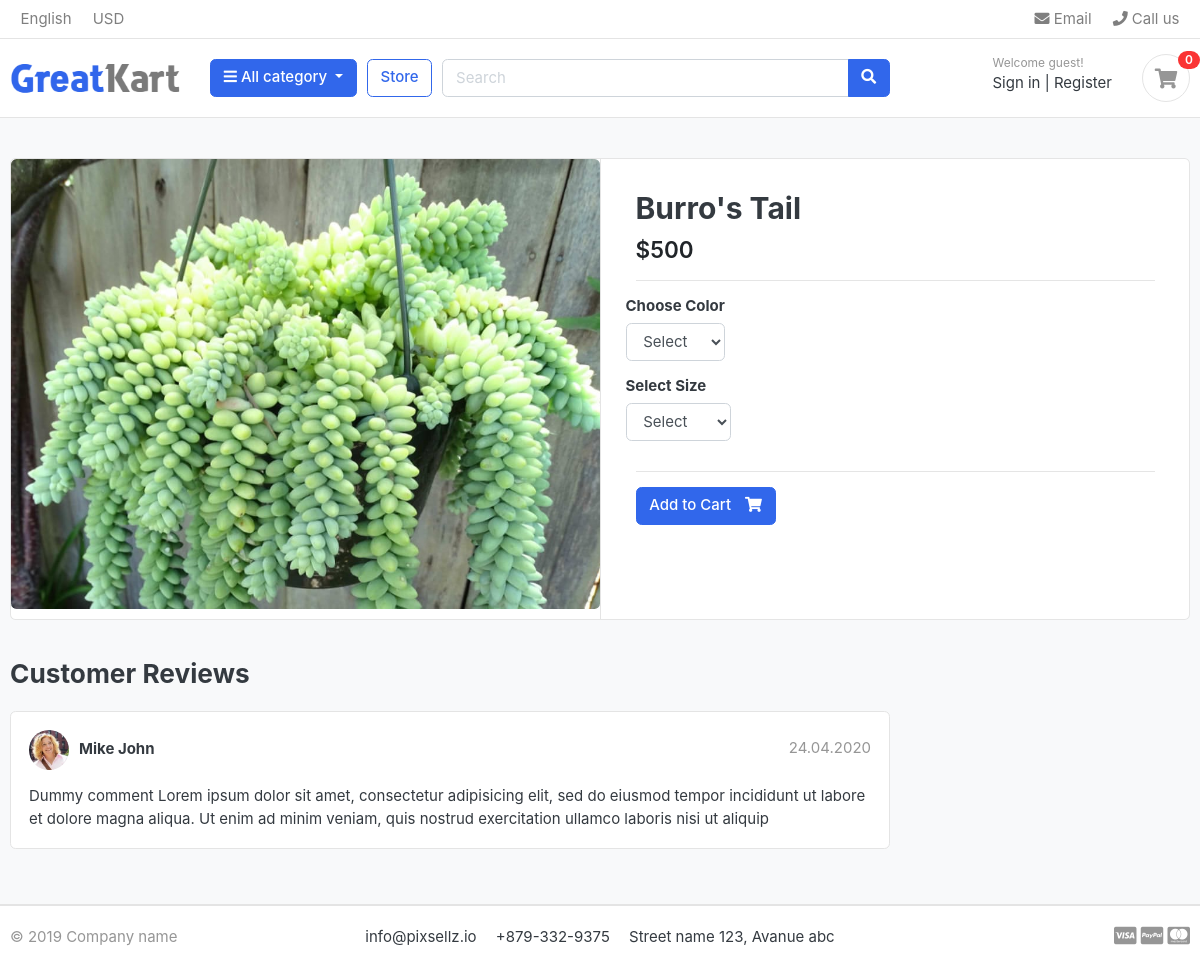
/store/succulents/burros-tail/, run on the app's committed database.
### store/models.py (models this page shows, shortened)
class Product(models.Model):
    product_name    =   models.CharField(max_length=200, unique=True)
    slug            =   models.SlugField(max_length=200, unique=True)
    description     =   models.TextField(max_length=500, blank=True)
    price           =   models.IntegerField()
    images          =   models.ImageField(upload_to='photos/products')
    stock           =   models.IntegerField()
    is_available    =   models.BooleanField(default=True)
    category        =   models.ForeignKey(Category,on_delete=models.CASCADE)
    created_date    =   models.DateTimeField(auto_now_add=True)
    modified_date   =   models.DateTimeField(auto_now=True)

### store/views.py (the view)
# urls.py: path('<slug:category_slug>/<slug:product_slug>/', views.product_detail, name='product_detail'),
def product_detail(request, category_slug, product_slug=None):
    try:
        single_product = Product.objects.get(category__slug=category_slug, slug=product_slug)
        in_cart        = CartItem.objects.filter(cart__cart_id=_cart_id(request), product=single_product ).exists()
    except Exception as e:
        raise e
    context = {
        'single_product': single_product,
        'in_cart': in_cart,
    }
    return render(request, 'store/product_detail.html',context)

### carts/context_processors.py (called while the page is built)
def counter(request):
    cart_count  =   0
    if 'admin' in request.path:
        return {}
    else:
        try:
            cart = Cart.objects.filter(cart_id=_cart_id(request))
            if request.user.is_authenticated:
                cart_items = CartItem.objects.all().filter(user=request.user)
            else:
                cart_items= CartItem.objects.all().filter(cart=cart[:1])
            for cart_item in cart_items:
                cart_count+= cart_item.quantity
        except Cart.DoesNotExist:
            cart_count=0
    return dict(cart_count=cart_count)

### carts/views.py (called while the page is built)
def _cart_id (request):
    cart   =   request.session.session_key
    if not cart:
        cart  =  request.session.create()
    return cart

### category/context_processors.py (called while the page is built)
def menu_links(request):
    links=Category.objects.all()
    return dict(links=links)

### category/models.py (called while the page is built)
    def get_url(self):
        return reverse('products_by_category', args=[self.slug])

### store/models.py (called while the page is built)
    def colors(self):
        return super(VariationManager, self).filter(variation_category='color', is_active=True)

    def sizes(self):
        return super(VariationManager, self).filter(variation_category='size', is_active=True)

### templates/store/product_detail.html (shortened to what this page needs)
{% extends 'base.html' %}
{% load static %}
{% block content %}
<section class="section-content padding-y bg">
    <div class="container">
    <div class="card">
        <div class="row no-gutters">
            <aside class="col-md-6">
   <article class="gallery-wrap">
        <div class="img-big-wrap">
           <a href="#"><img src="{{single_product.images.url}}"></a>
        </div>
    </article>
            </aside>
            <main class="col-md-6 border-left">
        <form action="{% url 'add_cart' single_product.id %}" method="POST">
                    <article class="content-body">
                    <h2 class="title">{{single_product.product_name}}</h2>
                    <div class="mb-3">
                        <var class="price h4">${{single_product.price}}</var>
                    </div>
                    <hr>
                    <div class="row">
                        <div class="item-option-select" >
                            <h6>Choose Color</h6>
                            <select name="color" class="form-control" required>
                                <option value="" disabled selected>Select</option>
                            </select>
                        </div>
                    </div>
                    <div class="row">
                        <div class="item-option-select">
                            <h6>Select Size</h6>
                            <select name="size" class="form-control">
                                <option value="" disabled selected>Select</option>
                            </select>
                        </div>
                    </div>
                        <hr>
                        {% if single_product.stock <= 0 %}
                        <h5 class="text-danger">Out of Stock</h5>
                         {% else %}
                    <button type ='submit' class="btn  btn-primary"> <span class="text">Add to Cart</span> <i class="fas fa-shopping-cart"></i>  </button>
                        {%endif%}
                    </article>
        </form>
            </main>
        </div>
    </div>
    <br>
    <div class="row">
                <div class="col-md-9">
        <header class="section-heading">
            <h3>Customer Reviews </h3>
        </header>
        <article class="box mb-3">
            <div class="icontext w-100">
                <img src="{%static './images/avatars/avatar1.jpg'%}" class="img-xs icon rounded-circle">
                <div class="text">
                    <span class="date text-muted float-md-right">24.04.2020 </span>
                    <h6 class="mb-1">Mike John </h6>
                </div>
            </div>
            <div class="mt-3">
                <p>
                    Dummy comment Lorem ipsum dolor sit amet, consectetur adipisicing elit, sed do eiusmod
                    tempor incididunt ut labore et dolore magna aliqua. Ut enim ad minim veniam,
                    quis nostrud exercitation ullamco laboris nisi ut aliquip
                </p>
            </div>
        </article>
        </div>
    </div>
    </div>
    </section>
    {%endblock%}

### static/css/ui.css (style rules this page uses)
html { font-family: "Inter", sans-serif; font-size: 15px; }
.content-body { flex: 1 1 auto; padding: 2rem 2.3rem; }
.img-xs, .img-sm, .img-md, .img-lg { -o-object-fit: cover; object-fit: cover; flex-shrink: 0; flex-grow: 0; }
.img-xs { width: 40px; height: 40px; }
.padding-y { padding-top: 40px; padding-bottom: 40px; }
var { font-style: normal; }
article:after, .form-group:after { display: block; clear: both; content: ""; }
.bg { background-color: #f8f9fa; }
.section-heading { margin-bottom: 20px; margin-top: 15px; }
p:last-child { margin-bottom: 0; }
.btn .text + i { margin-left: 10px; }
.icontext { display: inline-flex; align-items: center; vertical-align: middle; }
.icontext .text { width: 100%; line-height: 1.2; }
.icontext .icon { position: relative; margin-right: 10px; flex-shrink: 0; flex-grow: 0; }
.price { font-weight: 600; color: #212529; }
.box { padding: 18px; background: #fff; border-radius: 0.37rem; border: 1px solid #e4e4e4; }
.box img { max-width: 100%; }
.gallery-wrap .img-big-wrap { margin-bottom: 10px; border-radius: 0.37rem; overflow: hidden; background-color: #fff; }
.gallery-wrap .img-big-wrap a { text-align: center; display: block; }
.gallery-wrap .img-big-wrap img { height: 450px; width: auto; display: inline-block; }
.item-option-select { margin-bottom: 1rem; display: inline-block; margin-right: 15px; }

### data on the page
Product: images (picture), product_name "Burro's Tail", price "500"

### other printed values
{{ cart_count }} "0"
